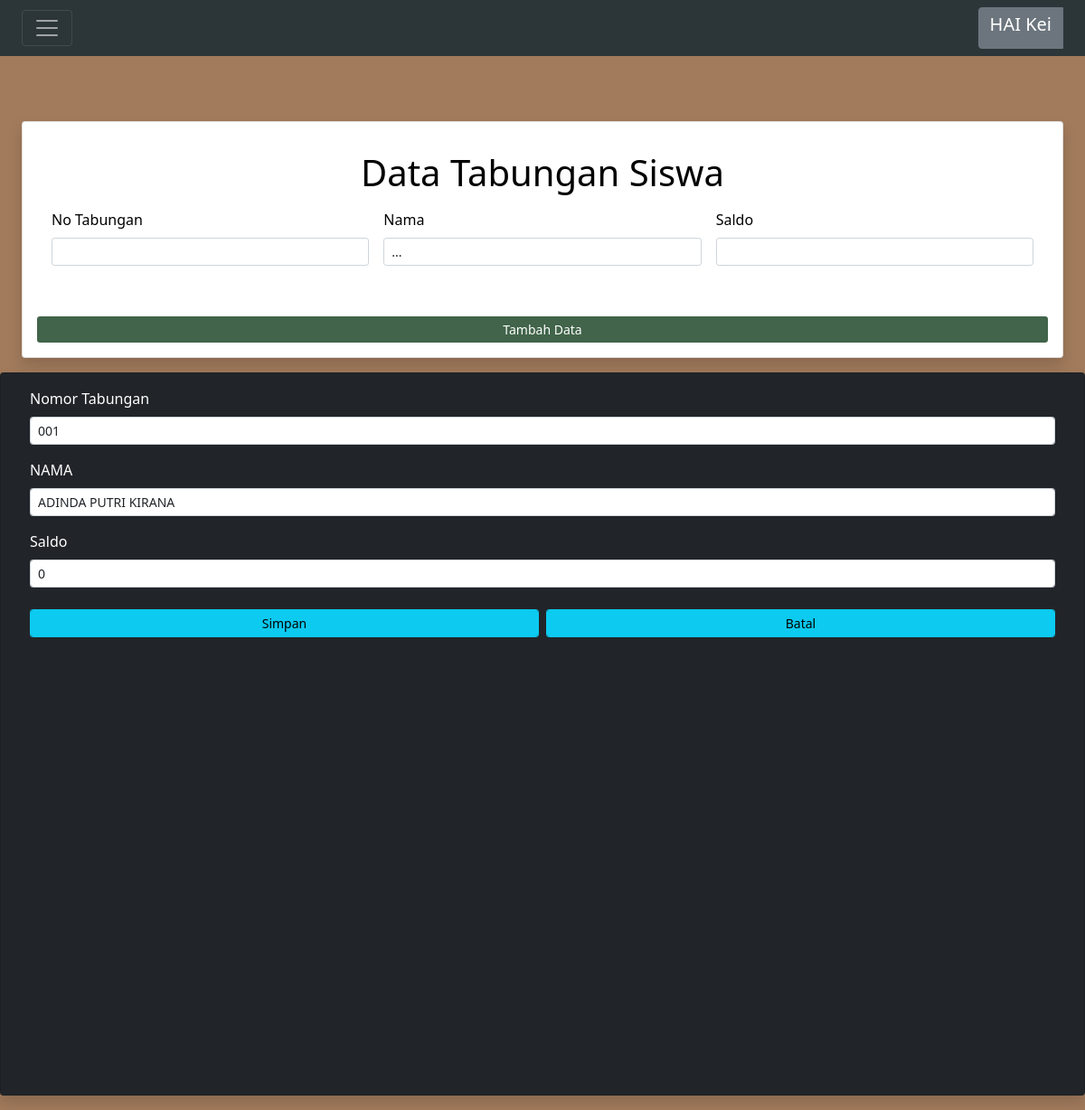
The app's page /admin/edit2.php?id=001 (signed in) with its own data.
### tables this page shows
CREATE TABLE `data_tabungan` (
  `no_tabungan` varchar(20) NOT NULL,
  `saldo` varchar(20) NOT NULL,
  `nama` varchar(50) NOT NULL
);

### admin/edit2.php (the view, shortened to what this page needs)
<head>
<body class="bg-3">
  <link href="https://cdn.jsdelivr.net/npm/bootstrap@5.3.2/dist/css/bootstrap.min.css" rel="stylesheet">
  <nav class="navbar navbar-dark bg-1 fixed-start">
	<div class="container-fluid">
	  <button class="navbar-toggler" type="button" data-bs-toggle="offcanvas" data-bs-target="#offcanvasDarkNavbar" aria-controls="offcanvasDarkNavbar" aria-label="Toggle navigation">
		<span class="navbar-toggler-icon"></span>
	  </button>
	  <div class="btn-group dropstart">
  <button type="button" class="btn btn-secondary  " data-bs-toggle="dropdown" aria-expanded="false">
  <h5>HAI <?php
    $nama = $_SESSION['nama'];
    $nama_parts = explode(' ', $nama);
    echo $nama_parts[0];
?></h5>
  </button>
</div>
	</div>
  </nav>
<br><br><br>
	<?php include 'header2.php' ;?>
    <div class="sticky-top card shadow p-3 mb-3 mt-3 bg-dark vh-100">
		<?php
			$id = $_GET['id'];
			$data = mysqli_query($config,"select * from data_tabungan where no_tabungan='$id'");
			while ($edit = mysqli_fetch_array($data)){
		?>
		<div class="ms-3 me-3 pb-3">
        	<form method="POST" action="">
            	<div class="row g-3">
              <div class="col">
                    	<div class="mb-3">
                			<label class="form-label text-white">Nomor Tabungan</label>
                  			<input value="<?php echo $edit["no_tabungan"] ;?>" name="no_tabungan" type="varchar" class="form-control form-control-sm">
                        </div>
                	<div class="col">
                    	<div class="mb-3">
                			<label class="form-label text-white">NAMA</label>
                  			<input value="<?php echo $edit["nama"] ;?>" name="nama" type="varchar" class="form-control form-control-sm">
                        </div>
                	</div>
                	<div class="col">
                    	<div class="mb-3">
                			<label class="form-label text-white">Saldo</label>
                  			<input value="<?php echo $edit["saldo"] ;?>" name="saldo" type="varchar" class="form-control form-control-sm">
                        </div>
                	</div>
					<div class="col">
					<div class="mb-3">
						<div class="d-flex flex-row">
							<button type="submit" name="edit" class="form-control btn btn-info btn-sm me-1">Simpan</button>
              <a href="index.php" class="form-control btn btn-info btn-sm ms-1">Batal</a>
						</div>
					</div>
              	</div>
            </form>
        </div>
		<?php
		}
		?>
	</div>
  </head>
<?php include 'footer.php' ;?></body>

### admin/edit2.php (style rules this page uses)
.bg-1 { background-color: #2C3639; }
.bg-3 { background-color: #A27B5C; }

### admin/header2.php (style rules this page uses)
.bg-1 { background-color: #2C3639; }
.bg-3 { background-color: #A27B5C; }

### records on screen
data_tabungan: no_tabungan "001", nama "ADINDA PUTRI KIRANA", saldo "0"

### other values on screen
$nama_parts[0] "Kei"
